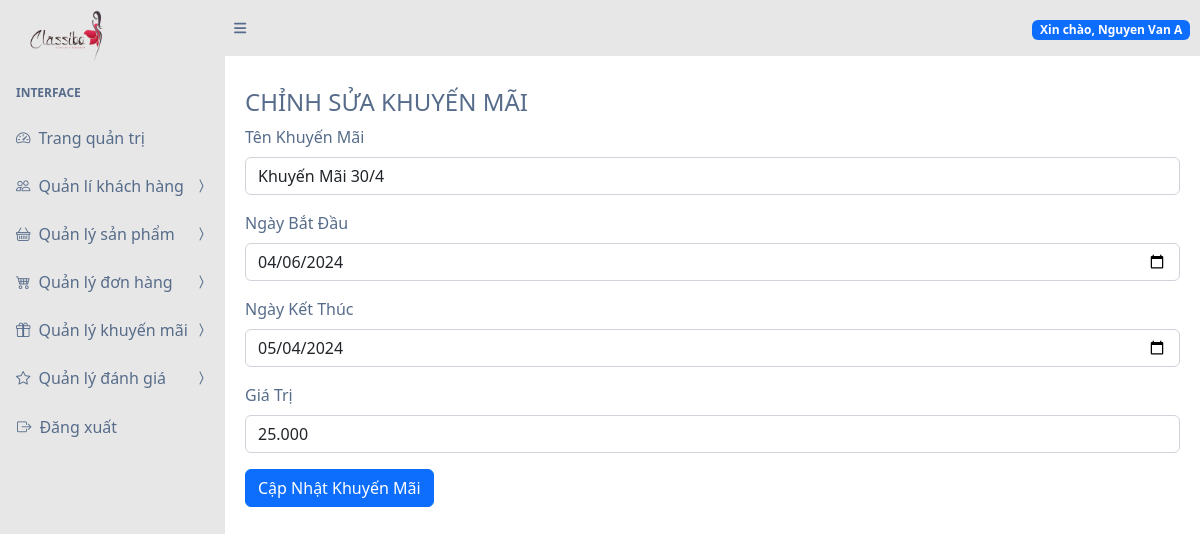
/?page=edit-promotion&id=2 (signed in), run on an earlier commit of the app's database.
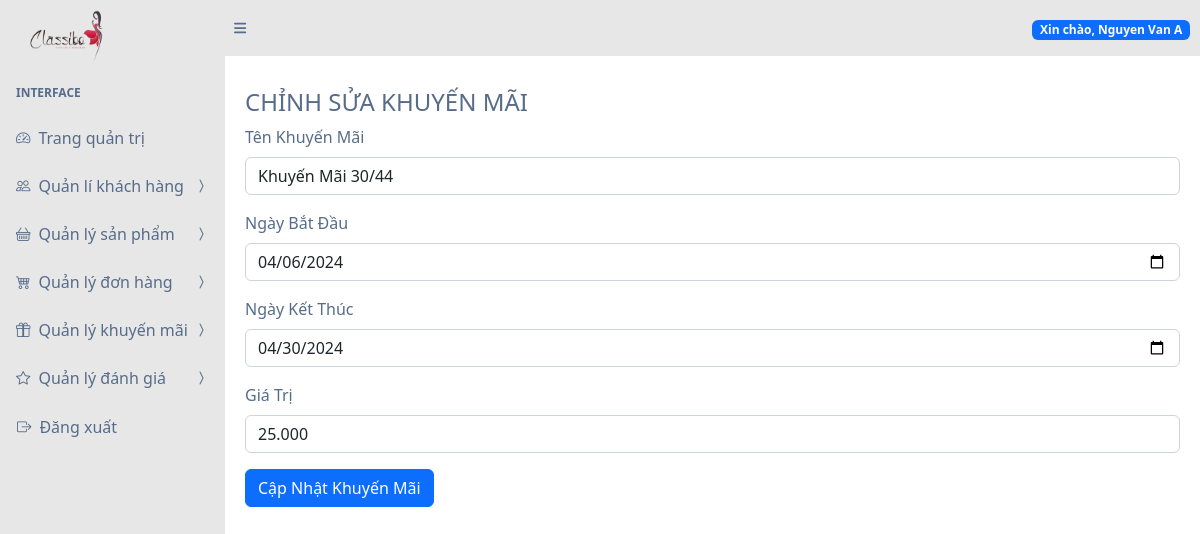
And on a later commit of the database.
### tables this page shows
CREATE TABLE `khuyenmai` (
  `ma_khuyen_mai` int(11) NOT NULL,
  `ten_khuyen_mai` varchar(100) DEFAULT NULL,
  `ngay_bat_dau` date DEFAULT NULL,
  `ngay_ket_thuc` date DEFAULT NULL,
  `gia_tri` decimal(10,3) DEFAULT NULL
);

### views/edit-promotion.php (the view, shortened to what this page needs)
<?php
if ($_SERVER["REQUEST_METHOD"] == "POST") {
    include 'config/mysql_connection.php';
    $id = $_POST['id'];
    $ten_khuyen_mai = $_POST['ten_khuyen_mai'];
    $ngay_bat_dau = $_POST['ngay_bat_dau'];
    $ngay_ket_thuc = $_POST['ngay_ket_thuc'];
    $gia_tri = $_POST['gia_tri'];
    $sql = "UPDATE KhuyenMai SET ten_khuyen_mai='$ten_khuyen_mai', ngay_bat_dau='$ngay_bat_dau', ngay_ket_thuc='$ngay_ket_thuc', gia_tri='$gia_tri' WHERE ma_khuyen_mai=$id";
    if ($conn->query($sql) === TRUE) {
        echo "<script>
                Swal.fire({
                    title: 'Cập nhật thành công!',
                    text: 'Thông tin khuyến mãi đã được cập nhật thành công.',
                    icon: 'success',
                    showCancelButton: false,
                    confirmButtonColor: '#3085d6',
                    confirmButtonText: 'OK'
                }).then((result) => {
                    window.location.href = './?page=view-promotions';
                });
            </script>";
        exit();
    } else {
        echo "Cập nhật khuyến mãi thất bại: " . $conn->error;
    }
    $conn->close();
} else {
    include 'config/mysql_connection.php';
    $id = $_GET['id'];
    $query_promotion = "SELECT * FROM KhuyenMai WHERE ma_khuyen_mai=$id";
    $result_promotion = $conn->query($query_promotion);
    if ($result_promotion->num_rows > 0) {
        $row = $result_promotion->fetch_assoc();
        $ten_khuyen_mai = $row['ten_khuyen_mai'];
        $ngay_bat_dau = $row['ngay_bat_dau'];
        $ngay_ket_thuc = $row['ngay_ket_thuc'];
        $gia_tri = $row['gia_tri'];
        ?>
        <div class="container mt-4">
            <h4>CHỈNH SỬA KHUYẾN MÃI</h4>
            <form method="POST">
                <div class="mb-3">
                    <label for="ten_khuyen_mai" class="form-label">Tên Khuyến Mãi</label>
                    <input type="text" class="form-control" id="ten_khuyen_mai" name="ten_khuyen_mai"
                        value="<?php echo $ten_khuyen_mai; ?>" required>
                </div>
                <div class="mb-3">
                    <label for="ngay_bat_dau" class="form-label">Ngày Bắt Đầu</label>
                    <input type="date" class="form-control" id="ngay_bat_dau" name="ngay_bat_dau"
                        value="<?php echo $ngay_bat_dau; ?>" required>
                </div>
                <div class="mb-3">
                    <label for="ngay_ket_thuc" class="form-label">Ngày Kết Thúc</label>
                    <input type="date" class="form-control" id="ngay_ket_thuc" name="ngay_ket_thuc"
                        value="<?php echo $ngay_ket_thuc; ?>" required>
                </div>
                <div class="mb-3">
                    <label for="gia_tri" class="form-label">Giá Trị</label>
                    <input type="number" class="form-control" id="gia_tri" name="gia_tri" value="<?php echo $gia_tri; ?>"
                        required>
                </div>
                <button type="submit" class="btn btn-primary">Cập Nhật Khuyến Mãi</button>
            </form>
        </div>
        <?php
    } else {
        echo "Không tìm thấy khuyến mãi!";
    }
}
?>

What changed in the data, as far as the page shows it:
changed khuyenmai: ten_khuyen_mai "Khuyến Mãi 30/4" → "Khuyến Mãi 30/44"; ngay_ket_thuc "05/04/2024" → "04/30/2024"
